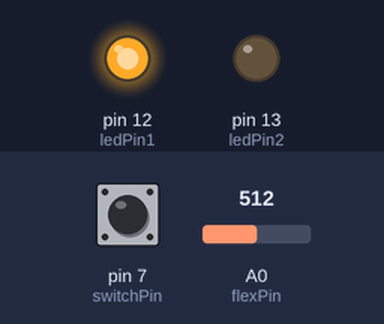
Recording of a sketch running on a simulated Arduino Uno, built with avr-gcc and run on an emulated ATmega328P. Shown: output pins drawn as LEDs (lit = HIGH). Inputs (shaded band) come from the test bench; at power-on: pin 7 (switchPin) LOW, A0 (flexPin) = 512. What the sketch prints to the serial monitor is not drawn.

Above: at 1.2 s.
1.3 s: pin 7 (switchPin) pulled HIGH for 0.15 s
At 1.38 s:
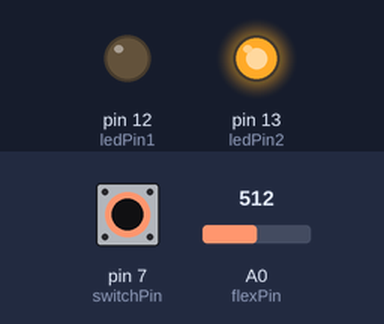
2.9 s: pin 7 (switchPin) pulled HIGH for 3.2 s
At 6.6 s:
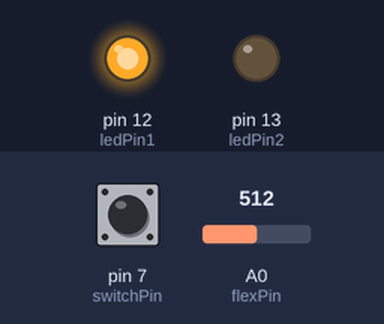
7.6 s: pin 7 (switchPin) driven HIGH
At 8.4 s:
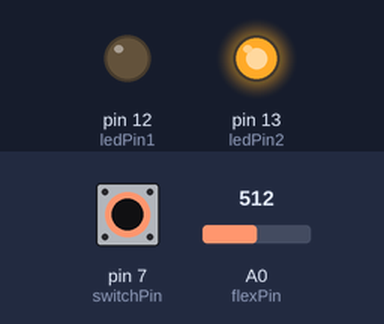
10.6 s: A0 (flexPin) set to 106
13.6 s: A0 (flexPin) set to 90
16.6 s: pin 7 (switchPin) driven LOW
At 17.0 s:
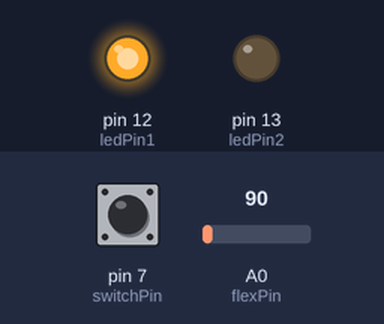
Timing chart, 0 to 19.1 s (numbered marks = the images above; inputs shaded):
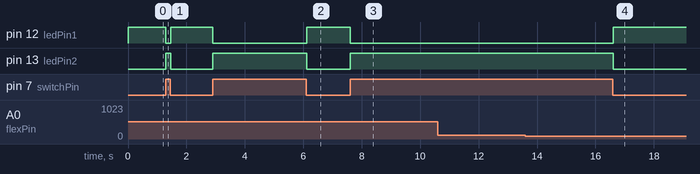

Measured:
- after the input at 1.3 s, pin 12 (ledPin1): HIGH → LOW at once, → HIGH 0.17 s later; pin 13 (ledPin2): LOW → HIGH at once, → LOW 0.17 s later
- after the input at 2.9 s, pin 12 (ledPin1): HIGH → LOW at once, → HIGH 3.2 s later; pin 13 (ledPin2): LOW → HIGH at once, → LOW 3.2 s later
- after the input at 7.6 s, pin 12 (ledPin1): HIGH → LOW at once; pin 13 (ledPin2): LOW → HIGH at once
- after the input at 10.6 s, every drawn part: stays the same
- after the input at 13.6 s, every drawn part: stays the same
- after the input at 16.6 s, pin 12 (ledPin1): LOW → HIGH at once; pin 13 (ledPin2): HIGH → LOW at once

The sketch:

the_Box_v_01.ino
```cpp
//calibration code test


int flexPin = A0;

int flexMax = 0;
int flexMin = 1023;
int counter = 0;

int flexMap = 0;
int flexCon = 0;

int prevVal = 0;

int switchPin = 7;
int switchVal = 0;
boolean calState = false;
int ledPin1 = 12;
int ledPin2 = 13;

const int numReadings = 10;

int readings[numReadings];      // the readings from the analog input
int index = 0;                  // the index of the current reading
int total = 0;                  // the running total
int flexVal = 0;                // the average

int THRESHOLD = 2;

void setup() {

  Serial.begin(31250);

  pinMode(switchPin, INPUT);
  pinMode(ledPin1, OUTPUT);
  pinMode(ledPin2, OUTPUT);

  for (int thisReading = 0; thisReading < numReadings; thisReading++)
    readings[thisReading] = 0;
}
void loop() {

  ///////sensor/switch reads//////

  switchVal = digitalRead(switchPin);


 /////test for enter calibration////////
  if(switchVal == HIGH) {
    calState = true;
  }
  if(switchVal == LOW) {
    calState = false;
  }
 //////begin calibration code/////
  while(calState == true) {

    if(counter == 0){
      flexMax = 0;
      flexMin = 1023;
      counter = 1;
    }
  flexVal = analogRead(flexPin);

  digitalWrite(ledPin2, HIGH);  // record the maximum sensor value
  digitalWrite(ledPin1, LOW);

    if (flexVal > flexMax) {
       flexMax = flexVal;
    }

    if (flexVal < flexMin) {  // record the minimum sensor value
       flexMin = flexVal;
    }
  switchVal = digitalRead(switchPin);

    if(switchVal == HIGH) {   // test for stay or exit calibration while loop
      calState = true;
  }
    if(switchVal == LOW) {
      calState = false;
  }
  Serial.print("sensor = " );
  Serial.print(flexVal);
  Serial.print("\t output = ");
  Serial.println(flexMax);

 }
//////begin main loop/////////
  counter = 0;

  if(switchVal == LOW){            // turn on green led
    digitalWrite(ledPin2, LOW);
    digitalWrite(ledPin1, HIGH);

  // subtract the last reading:
  total= total - readings[index];         ///smoothing
  // read from the sensor:
  readings[index] = analogRead(flexPin);
  // add the reading to the total:
  total= total + readings[index];
  // advance to the next position in the array:
  index = index + 1;

  // if we're at the end of the array...
  if (index >= numReadings)
    // ...wrap around to the beginning:
    index = 0;

  // calculate the average:
  flexVal = total / numReadings;

  }
  flexMap = map(flexVal, flexMin, flexMax, 0, 127);

  flexCon = constrain(flexMap, 0, 127);

  if(abs(flexCon - prevVal) >= THRESHOLD){

     midiOUT(0xB0, 10, flexCon);
     prevVal = flexCon;
  }

}

void midiOUT(char command, char value1, char value2) {
  Serial.print(command);
  Serial.print(value1);
  Serial.print(value2);
}
```
